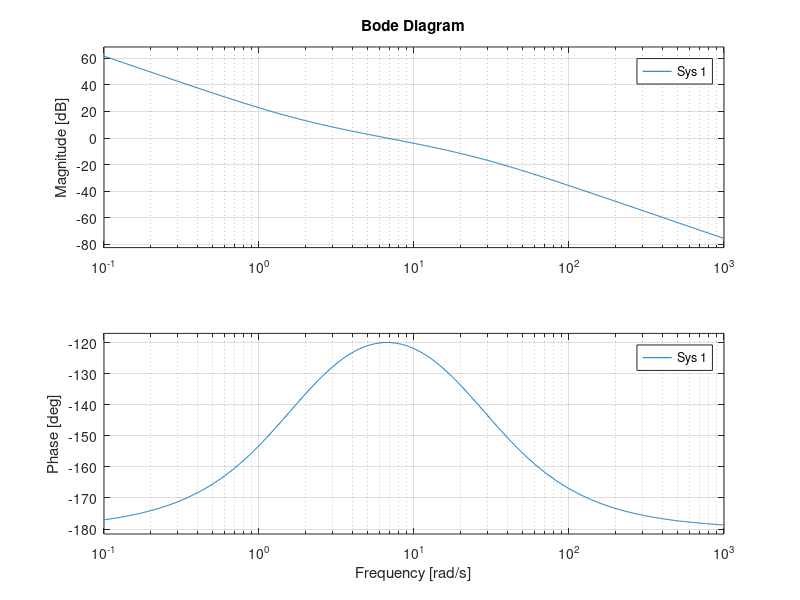
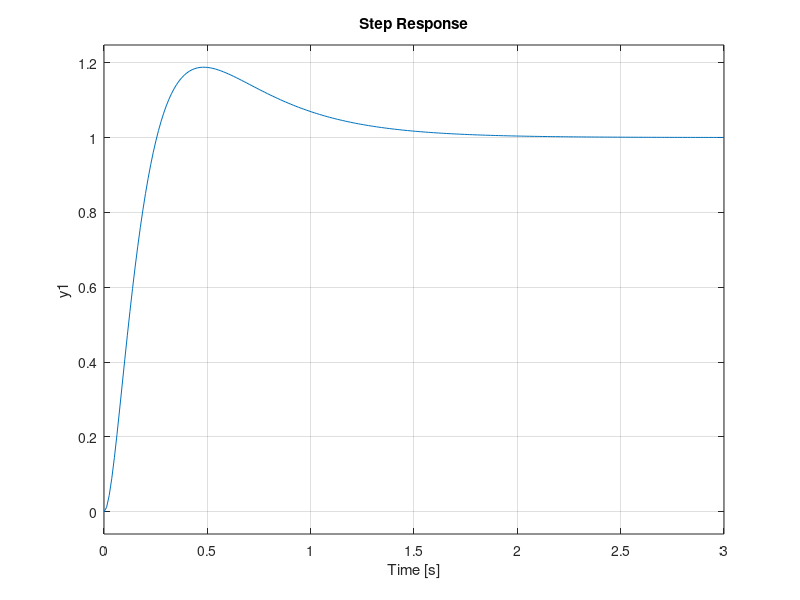

Write the MATLAB code that produced these figures, in order.
clear all;
close all;

G=tf(133,[1 25 0]);
Kg=133/25;
Tg=1/25;
wg=1/Tg;

ph_max=60*pi/180;    %Designed maximum phase margin
alfa=((1+sin(ph_max))/cos(ph_max))^2;

wc=wg/sqrt(alfa);
wi=wg/alfa;
Kp=wc/Kg;

K=Kp*tf([1 wi],[1 0]);

figure(1);
bode(G*K);

Gc=K*G/(1+K*G);
figure(2);
step(Gc);